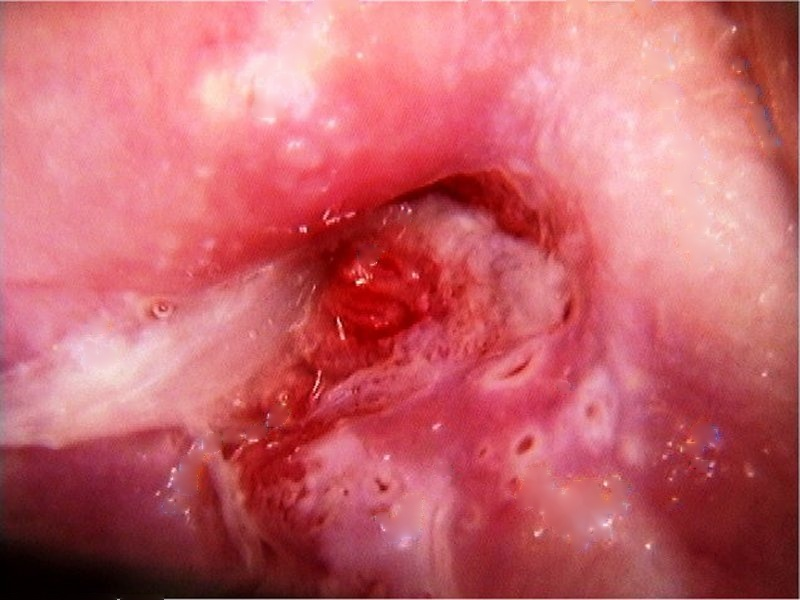
#> input picture final/sr_removed2.jpg, 800 x 600 px, found by its file name
$ jupyter execute --allow-errors data_augment.ipynb
#> lines starting #> are read from the running program, lines starting #| are printed output that depends on the picture
[cell 1]
path = r"C:\Users\taral\OneDrive\Documents\Major project\Data\DEEPTEST"
train_augment_to = 571
val_augment_to = 142

## functions

[cell 2]
import os
from PIL import Image, ImageEnhance
import random

[cell 3]
def show_all(image):
    trans = image.transpose(Image.FLIP_LEFT_RIGHT)
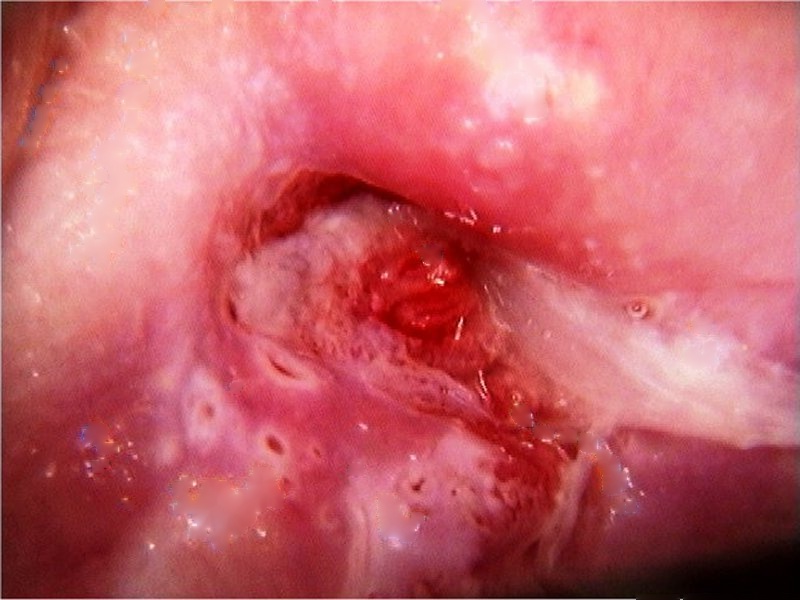
#> trans: PIL image 800x600 RGB; mean R, G, B 198.7, 99.1, 106.9
    trans.save("leftright.jpg")
    up = image.transpose(Image.FLIP_TOP_BOTTOM)
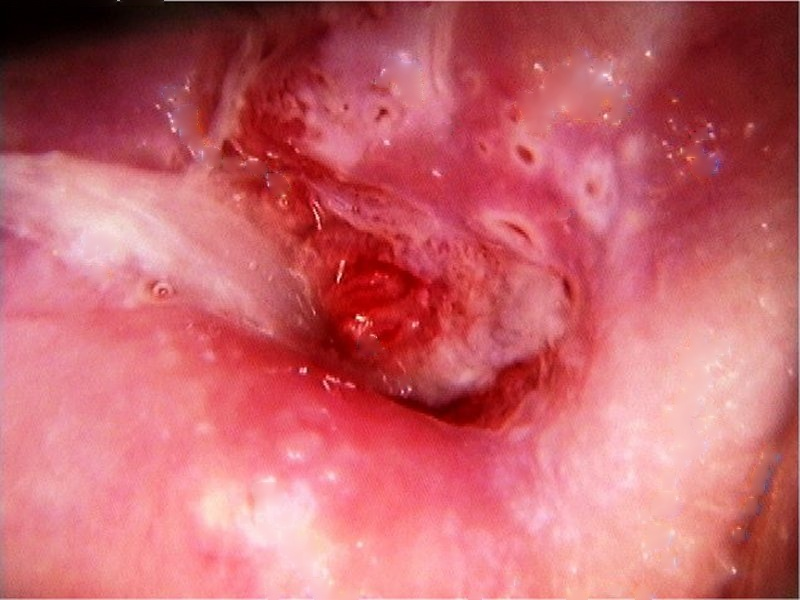
#> up: PIL image 800x600 RGB; mean R, G, B 198.7, 99.1, 106.9
    up.save("topdown.jpg")
    enhancer = ImageEnhance.Brightness(image)
#> image is the input picture: PIL image 800x600 RGB; mean R, G, B 198.7, 99.1, 106.9
    bright = enhancer.enhance(1.5)
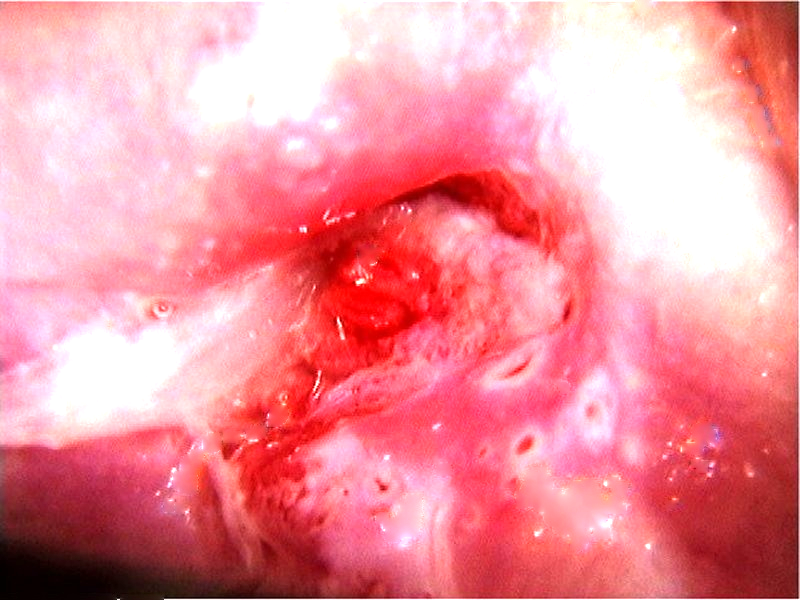
#> bright: PIL image 800x600 RGB; mean R, G, B 238, 145.6, 156.9
    bright.save("randombright.jpg")
    enhancer = ImageEnhance.Contrast(image)
    con = enhancer.enhance(0.5)
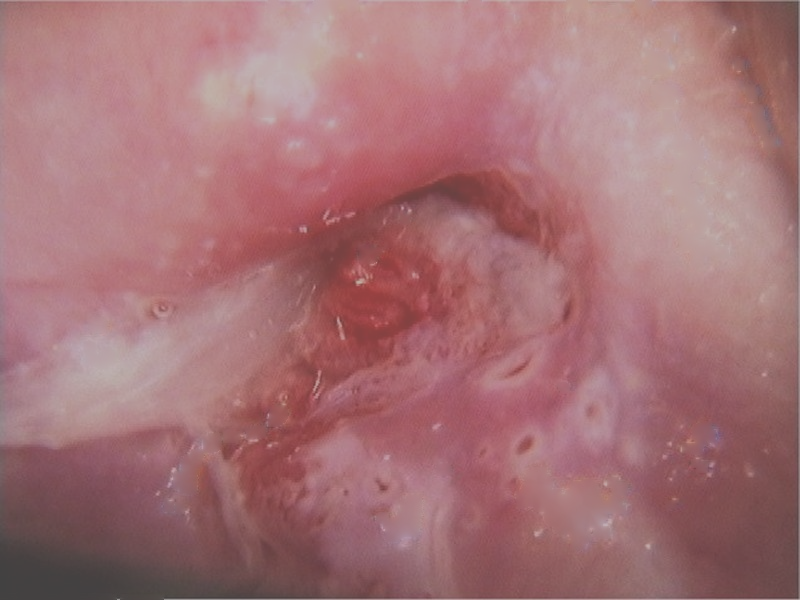
#> con: PIL image 800x600 RGB; mean R, G, B 164.1, 114.3, 118.2
    con.save("randomcontrast.jpg")

[cell 4]
def augment_image(image):
    if random.random() > 0.5:
        image = image.transpose(Image.FLIP_LEFT_RIGHT)
    if random.random() > 0.5:
        image = image.transpose(Image.FLIP_TOP_BOTTOM)
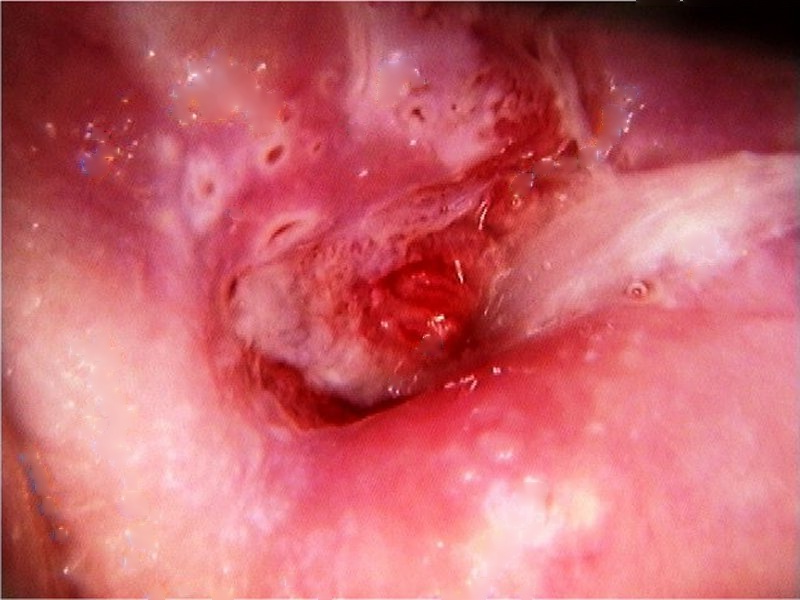
#> image: PIL image 800x600 RGB; mean R, G, B 198.7, 99.1, 106.9
    if random.random() > 0.5:
        enhancer = ImageEnhance.Brightness(image)
        image = enhancer.enhance(random.uniform(0.5, 1.5))
    if random.random() > 0.5:
        enhancer = ImageEnhance.Contrast(image)
        image = enhancer.enhance(random.uniform(0.5, 1.5))
    return image

[cell 5]
path = r"C:\Users\taral\OneDrive\Documents\Major project\Code\final\sr_removed2.jpg"
Image.open(path).show()
show_all(Image.open(path))
augment_image(Image.open(path)).show()
